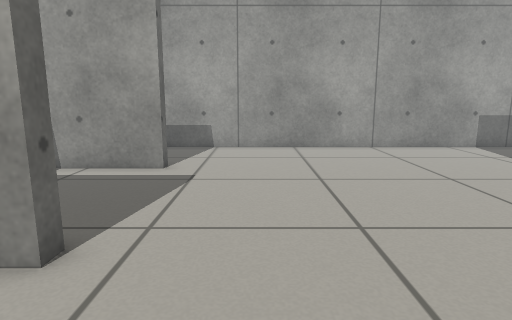
View 1 (above)

13 first-person views from a walk through a robot-simulator world made for Gazebo. The camera is 0.59 m above the floor, tilts 10° down and sees 75° across. The floor is counted in squares, 0.25 m on a side. Each view is taken from the middle of a square. On the plan, view 1 faces up. The plan holds only what a view shows up to about 19 squares ahead; the rest is blank.

View 2
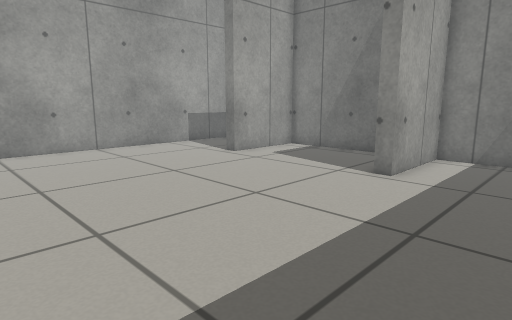

View 3
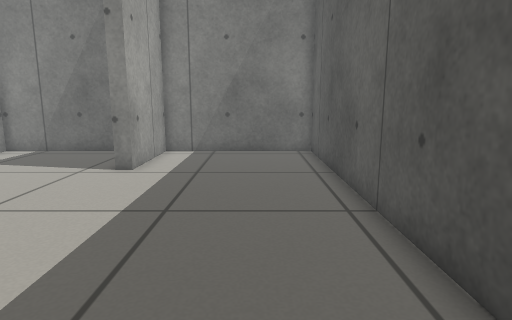

View 4
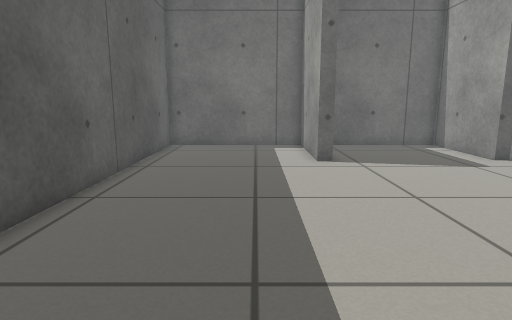

View 5
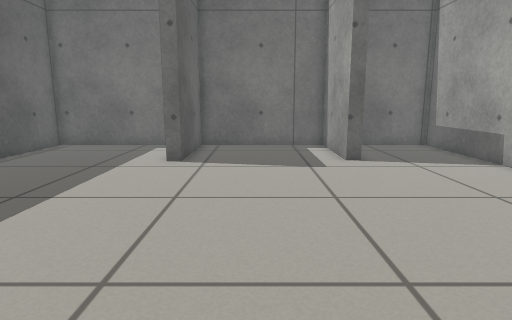

View 6
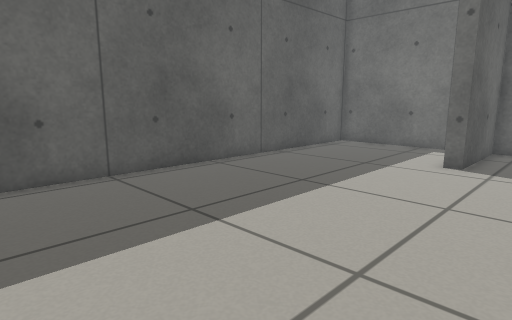

View 7
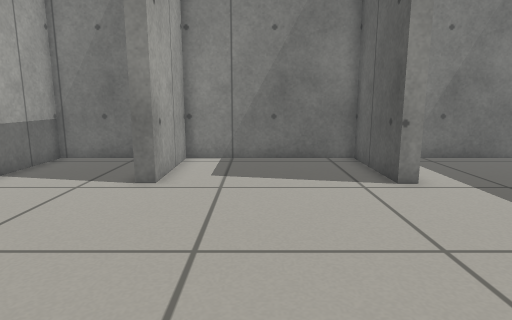

View 8
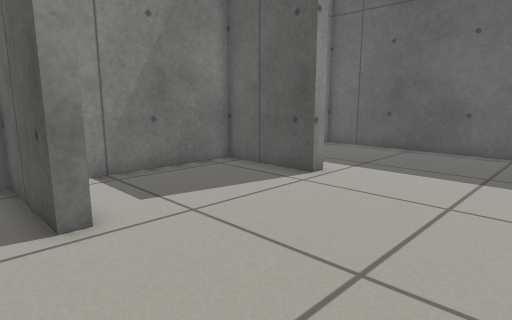

View 9
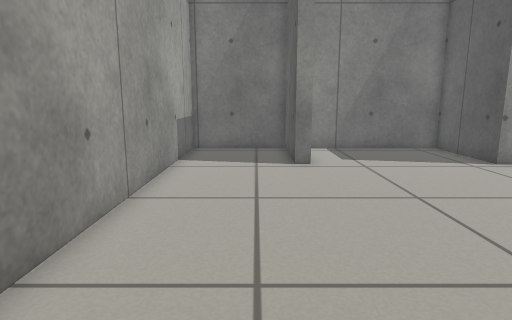

View 10
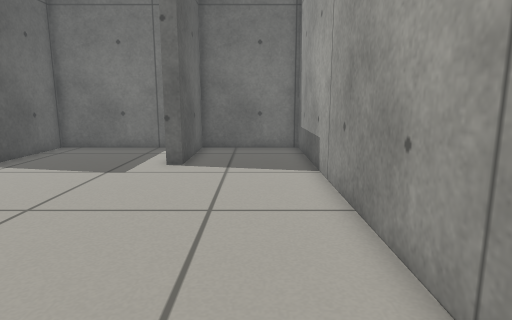

View 11
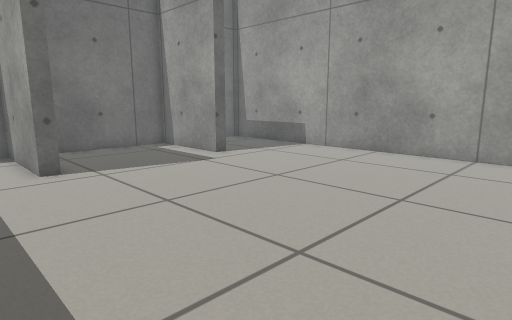

View 12
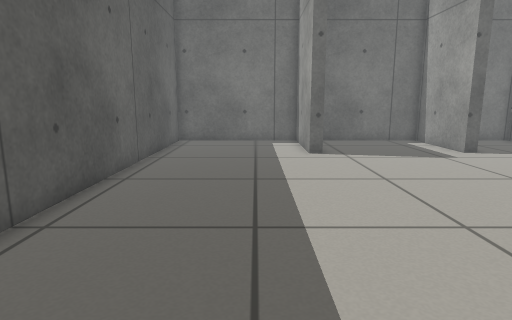

View 13
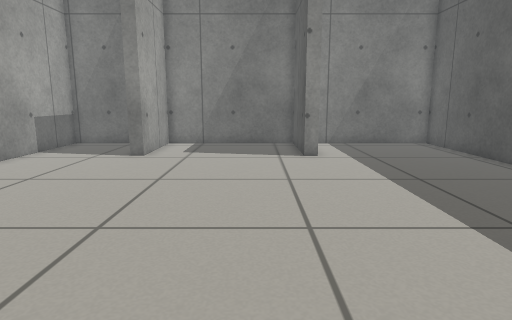

### Floor plan
Points are (right, up) in squares from view 1. A wall is a line through its corners. A room is listed if a view was taken in it or the views show most of it. See-through windows are left out.
Room 1 (views 1, 2, 3, 4, 5, 6, 7, 8, 9, 10, 11, 12, 13)
walls: (-3.1, 5.1) (-3.1, 4.4) (-8, 4.4) (-8, -2.6) (14.8, -2.6) (14.8, 4.4) (10.5, 4.4) (10.5, 4.9) (14.8, 4.9) (14.8, 11.9) (10.5, 11.9) (10.5, 12.5) (14.8, 12.5) (14.8, 17.2) (-8, 17.2) (-8, 12.3) (-3.3, 12.3) (-3.3, 11.7) (-8, 11.7) (-8, 5.1) (-3.1, 5.1)

Where each view was taken, in squares from view 1:
view 1: 0 up, 0 right, facing up
view 2: 0 up, 0 right, facing up-right
view 3: 0 up, 1 left, facing right
view 4: 2 up, 10 right, facing left
view 5: 8 up, 10 right, facing left
view 6: 8 up, 10 right, facing down-left
view 7: 9 up, 1 right, facing right
view 8: 14 up, 4 right, facing down-right
view 9: 14 up, 2 left, facing right
view 10: 15 up, 9 right, facing left
view 11: 2 up, 9 right, facing up-left
view 12: 2 up, 12 right, facing left
view 13: 7 up, 4 left, facing right
